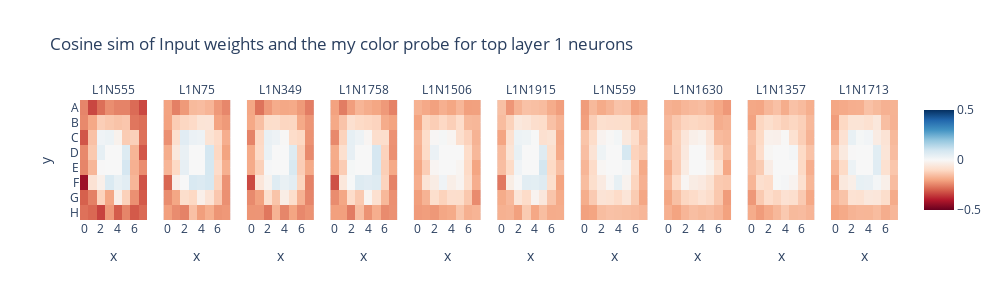
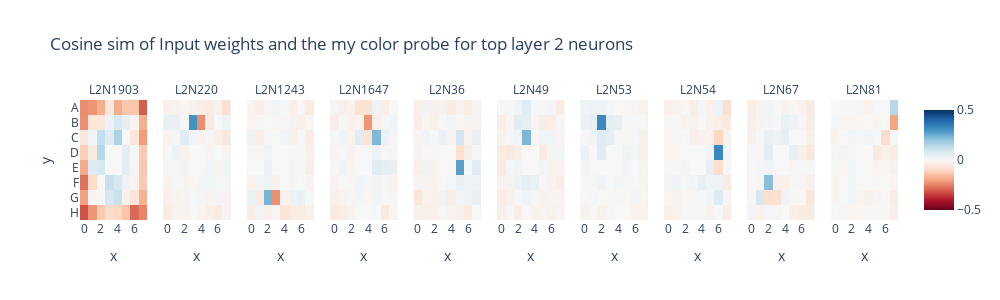
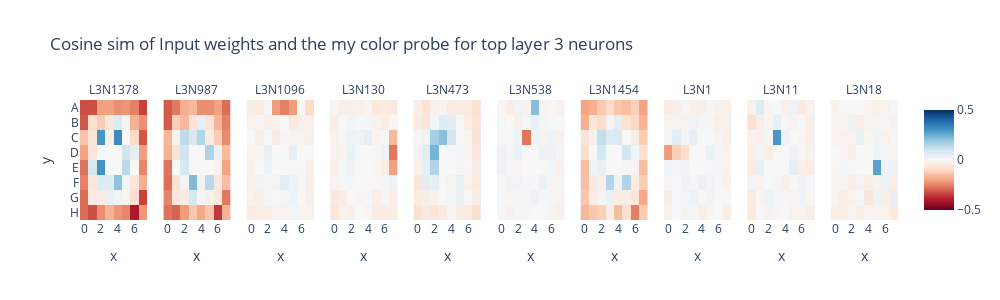
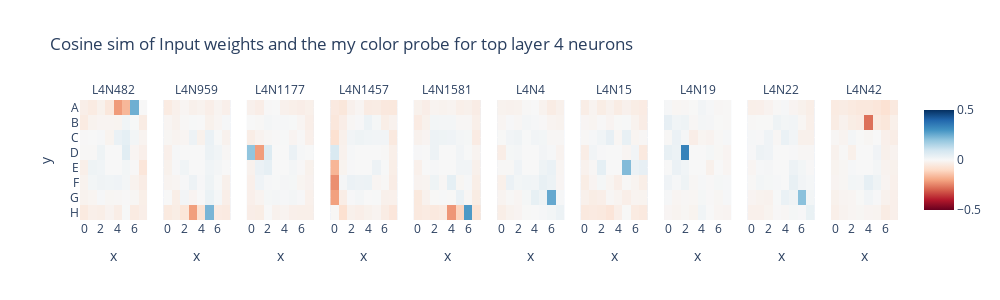

Write notebook code for charts like these, in order.
### Code cell
layers = list(range(0, 8))
mode = 0 # ["empty", "own", "enemy"]
seed = 114514
threshold = 0.2

model_location = f"trained_model_full_{seed}.pkl"
with open(model_location, 'rb') as f:
    othello_gpt=torch.load(f, map_location=device)

for layer in layers:
    # Probe
    probe_path = f"./probes/probe_layer_{layer}_{seed}_trimmed.pkl"
    full_linear_probe = torch.load(probe_path)
    my_probe_W = full_linear_probe[f'classifier.{mode}.weight'] # (64, 512)
    my_probe_W = my_probe_W.t()
    my_probe_W[:, [27, 28, 35, 36]] = 0.
    my_probe_normalised = my_probe_W / my_probe_W.norm(dim=0, keepdim=True) # torch.Size([512, 64])
    my_probe_normalised[my_probe_normalised.isnan()] = 0.

    # Weight
    weight_in_key = f"blocks.{layer}.mlp_sublayer.encode.weight"
    
    heatmaps_my = []
    w_in = othello_gpt.state_dict()[weight_in_key] # torch.Size([512, 2048])
    w_in /= w_in.norm(dim=0, keepdim=True)
    for neuron in range(0, 2048):
        neuron_weight = w_in[neuron, :]
        heatmaps_my.append((neuron_weight[:, None] * my_probe_normalised).sum(dim=0))
        
    heatmaps_my = torch.stack(heatmaps_my)
    heatmaps_my_id = (heatmaps_my.abs()>threshold).sum(dim=1).argsort(descending=True)[:10]
    activate_neuron_num = (heatmaps_my.abs()>threshold).sum(dim=1)
    print(f"Layer {layer+1} has {activate_neuron_num.sum()} neurons activated with threshold {threshold}")
    heatmaps_my = heatmaps_my.reshape(-1, 8, 8)
    # print(heatmaps_my.shape)
    heatmaps_my = heatmaps_my[heatmaps_my_id]

    imshow(heatmaps_my,
        facet_col=0,
        y=[i for i in "ABCDEFGH"],
        title=f"Cosine sim of Input weights and the my color probe for top layer {layer+1} neurons",
        facet_labels=[f"L{layer+1}N{n.item()}" for n in heatmaps_my_id],
        range_color=[-0.5, 0.5],
        width=1000,
        height=300,)
